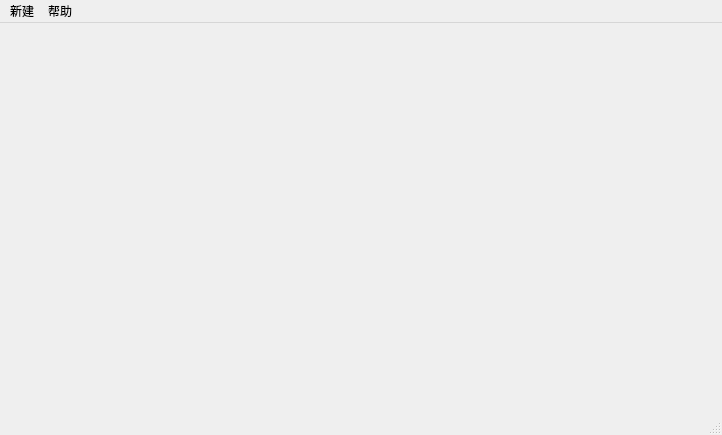
<?xml version="1.0" encoding="UTF-8"?>
<ui version="4.0">
 <class>MainWindow</class>
 <widget class="QMainWindow" name="MainWindow">
  <property name="geometry">
   <rect>
    <x>0</x>
    <y>0</y>
    <width>722</width>
    <height>435</height>
   </rect>
  </property>
  <property name="windowTitle">
   <string>MainWindow</string>
  </property>
  <widget class="QWidget" name="centralwidget">
   <property name="contextMenuPolicy">
    <enum>Qt::CustomContextMenu</enum>
   </property>
   <layout class="QGridLayout" name="gridLayout">
    <property name="leftMargin">
     <number>0</number>
    </property>
    <property name="topMargin">
     <number>0</number>
    </property>
    <property name="rightMargin">
     <number>0</number>
    </property>
    <property name="bottomMargin">
     <number>0</number>
    </property>
    <property name="spacing">
     <number>0</number>
    </property>
    <item row="0" column="0">
     <widget class="QSplitter" name="splitter">
      <property name="orientation">
       <enum>Qt::Horizontal</enum>
      </property>
      <property name="handleWidth">
       <number>1</number>
      </property>
      <property name="childrenCollapsible">
       <bool>false</bool>
      </property>
      <widget class="WidgetTreeView" name="treeView" native="true"/>
      <widget class="WidgetTabPages" name="tabPages" native="true">
       <property name="sizePolicy">
        <sizepolicy hsizetype="Expanding" vsizetype="Preferred">
         <horstretch>0</horstretch>
         <verstretch>0</verstretch>
        </sizepolicy>
       </property>
       <property name="focusPolicy">
        <enum>Qt::StrongFocus</enum>
       </property>
       <property name="contextMenuPolicy">
        <enum>Qt::CustomContextMenu</enum>
       </property>
      </widget>
     </widget>
    </item>
   </layout>
  </widget>
  <widget class="QMenuBar" name="menubar">
   <property name="geometry">
    <rect>
     <x>0</x>
     <y>0</y>
     <width>722</width>
     <height>21</height>
    </rect>
   </property>
   <widget class="QMenu" name="menu">
    <property name="title">
     <string>新建</string>
    </property>
    <addaction name="actionAddTcpServer"/>
    <addaction name="actionAddTcpClient"/>
   </widget>
   <widget class="QMenu" name="menu_2">
    <property name="title">
     <string>帮助</string>
    </property>
    <addaction name="actionVersion"/>
    <addaction name="actionAbout"/>
   </widget>
   <addaction name="menu"/>
   <addaction name="menu_2"/>
  </widget>
  <widget class="QStatusBar" name="statusbar"/>
  <action name="actionAddTcpServer">
   <property name="text">
    <string>TCP 服务器</string>
   </property>
   <property name="toolTip">
    <string>TCP 服务器</string>
   </property>
  </action>
  <action name="actionAddTcpClient">
   <property name="text">
    <string>TCP 客户端</string>
   </property>
   <property name="toolTip">
    <string>TCP 客户端</string>
   </property>
  </action>
  <action name="actionVersion">
   <property name="text">
    <string>版本</string>
   </property>
   <property name="toolTip">
    <string>版本</string>
   </property>
  </action>
  <action name="actionAbout">
   <property name="text">
    <string>关于</string>
   </property>
   <property name="toolTip">
    <string>关于</string>
   </property>
  </action>
 </widget>
 <customwidgets>
  <customwidget>
   <class>WidgetTabPages</class>
   <extends>QWidget</extends>
   <header>Widget/widgettabpages.h</header>
   <container>1</container>
  </customwidget>
  <customwidget>
   <class>WidgetTreeView</class>
   <extends>QWidget</extends>
   <header location="global">Widget/widgettreeview.h</header>
   <container>1</container>
  </customwidget>
 </customwidgets>
 <resources/>
 <connections/>
</ui>
